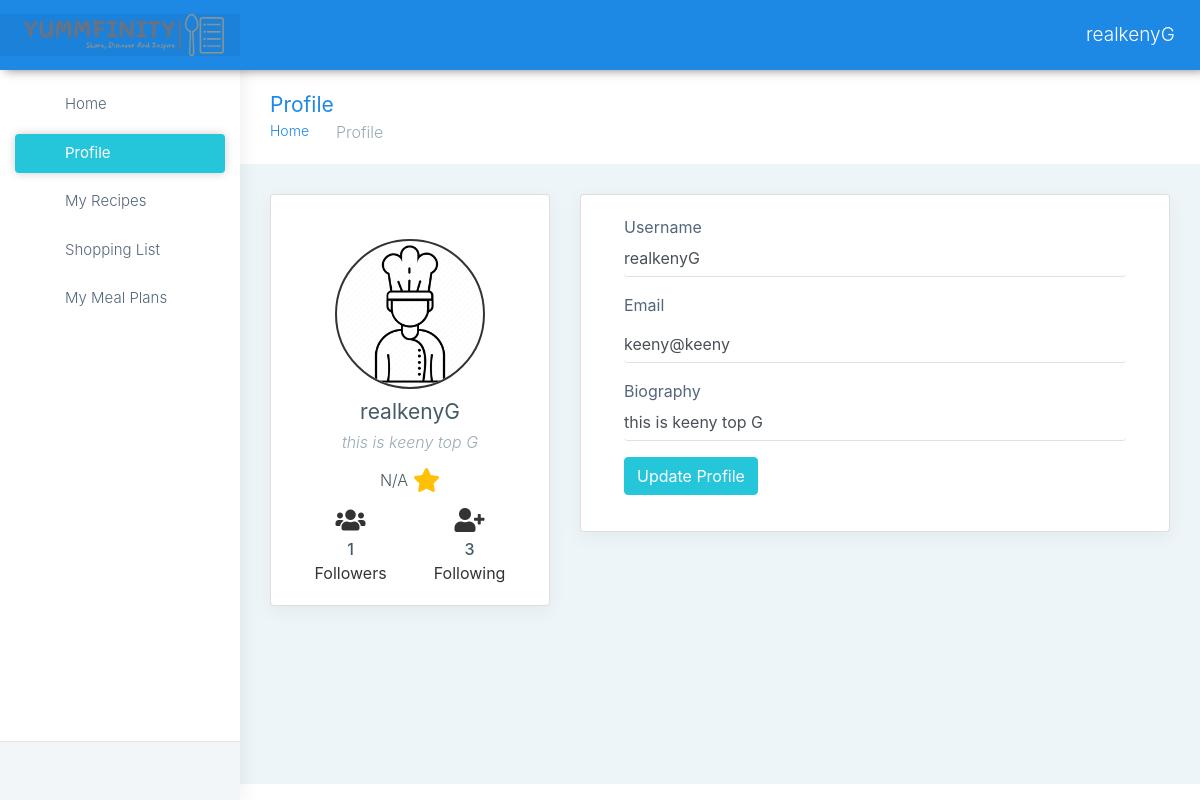
/my_profile (signed in), run on an earlier commit of the app's database.
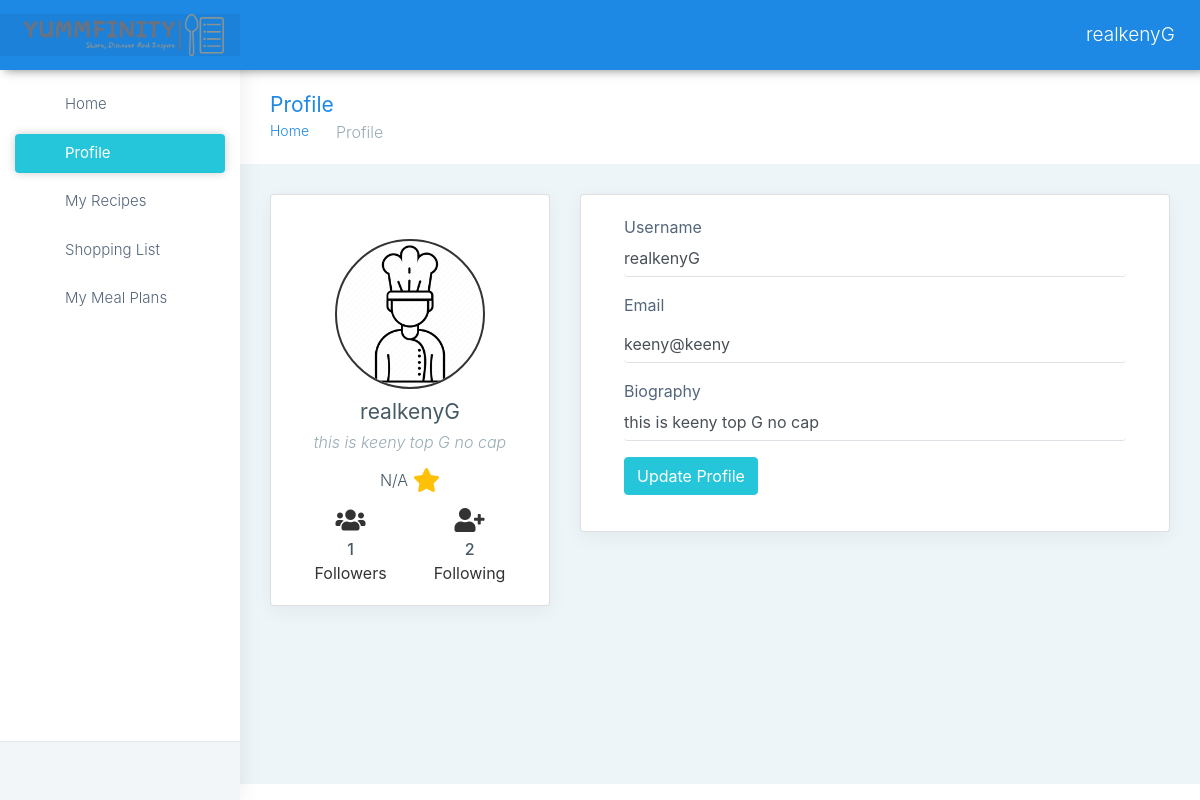
And on a later commit of the database.
### apps/authentication/models.py (models this page shows, shortened)
class UserProfile(db.Model):
    id = db.Column(db.Integer, primary_key=True)
    biography = db.Column(db.Text)
    favorite_recipes_str = db.Column(db.String, nullable=True)
    @property
    def favorite_recipes(self):
        if self.favorite_recipes_str:
            return [int(recipe_id) for recipe_id in self.favorite_recipes_str.split(',')]
        return []

### apps/home/routes.py (the view)
@blueprint.route('/my_profile')
@login_required
def my_profile():
    user_id = current_user.id
    user = User.query.filter_by(id=user_id).first()
    profile = UserProfile.query.filter_by(user_id=user_id).first()
    num_followers = Follow.query.filter_by(followed_id=user_id).count()
    num_following = Follow.query.filter_by(follower_id=user_id).count()
    recipes_ids = [recipe.id for recipe in Recipe.query.filter_by(user_id=user_id).all()]
    ratings = Rating.query.filter(Rating.recipe_id.in_(recipes_ids)).all()
    avg_rating = None if not ratings else sum(rate.rating for rate in ratings) / len(ratings)
    return render_template('home/my_profile.html', profile=profile, user=user, num_followers = num_followers, num_following = num_following, avg_rating=avg_rating)

### apps/__init__.py (called while the page is built)
def configure_database(app):
    @app.before_first_request
    def initialize_database():
        db.create_all()
    @app.teardown_request
    def shutdown_session(exception=None):
        db.session.remove()

### apps/authentication/models.py (called while the page is built)
@login_manager.user_loader
def user_loader(id):
    return User.query.filter_by(id=id).first()

### apps/templates/home/my_profile.html (shortened to what the changed rows need)
{% extends "layouts/base.html" %}
{% block content %}
<head>
    <link rel="stylesheet" href="https://maxcdn.bootstrapcdn.com/bootstrap/4.5.2/css/bootstrap.min.css">
    <link rel="stylesheet" href="https://cdnjs.cloudflare.com/ajax/libs/font-awesome/5.15.4/css/all.min.css">
</head>
        <div class="container-fluid">
            <div class="row">
                <div class="col-lg-4 col-xlg-3 col-md-5">
                  <div class="card">
                      <div class="card-body profile-card">
                          <center class="mt-4">
                              <img src="{{ config.ASSETS_ROOT }}/images/users/cheficon.png" class="rounded-circle" width="150" />
                              <h4 class="card-title mt-2">{{user.username}}</h4>
                              <h6 class="card-subtitle">{{profile.biography}}</h6>
                              <div class="rating-info mt-3">
                                  <span class="avg-rating">{{ avg_rating if avg_rating else 'N/A' }}</span>
                                  <i class="fas fa-star text-warning" aria-hidden="true"></i>
                              </div>
                              <div class="follow-info mt-3">
                                  <a href="javascript:void(0)" class="link">
                                  </a>
                                  <a href="javascript:void(0)" class="link">
                                      <i class="fas fa-user-plus" aria-hidden="true"></i>
                                      <div class="value-digit">{{num_following}}</div>
                                      <div>Following</div>
                                  </a>
                              </div>
                          </center>
                      </div>
                  </div>
              </div>
                <div class="col-lg-8 col-xlg-9 col-md-7">
                    <div class="card">
                    <div class="card-body">
                        <form class="form-horizontal form-material mx-2" method="POST" action="{{ url_for('home_blueprint.update_user') }}">
                        <div class="form-group">
                            <div class="col-md-12">
                            <input type="text" name="bio" value="{{profile.biography}}" class="form-control ps-0 form-control-line">
                            </div>
                        </div>
                        </form>
                    </div>
                    </div>
                </div>
            </div>
        </div>
{% endblock content %}

What changed in the data, as far as the page shows it:
changed UserProfile: biography "this is keeny top G" → "this is keeny top G no cap"; bio "this is keeny top G" → "this is keeny top G no cap"
Also different on the page:
{{ num_following }}: "3" → "2"
